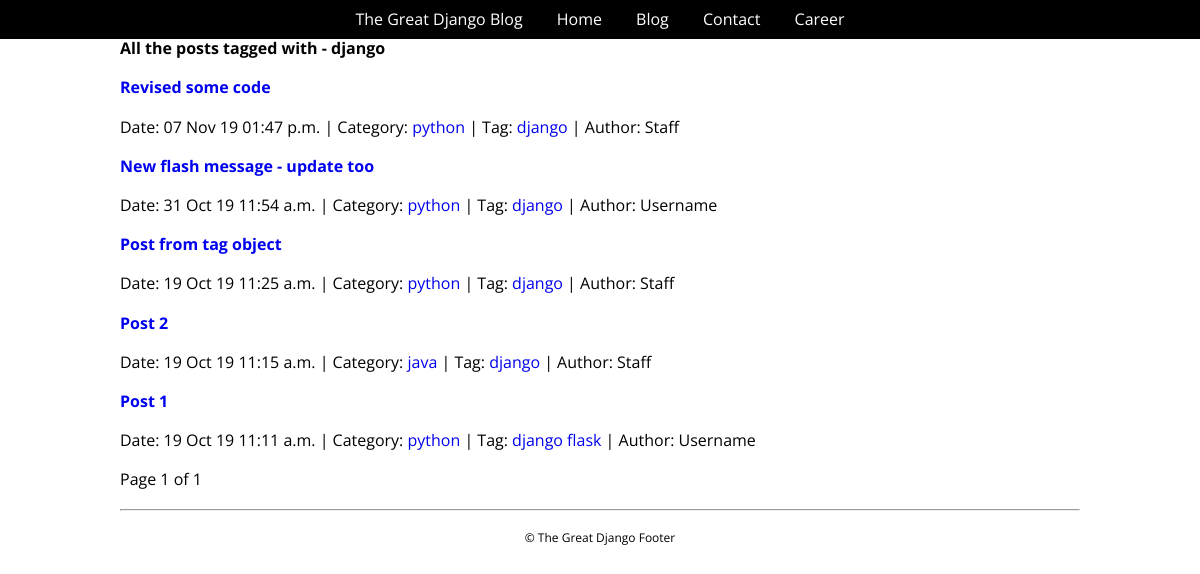
The page /tag/django/ on the database its author committed.
### myapp/models.py (models this page shows, shortened)
class Tag(models.Model):
	name = models.CharField(max_length=100, unique=True)
	slug = models.SlugField(max_length=100, unique=True)
	author = models.ForeignKey(Author)
	def __str__(self):
		return self.name
	def get_absolute_url(self):
		return reverse('post_by_tag', args=[self.slug])

class Post(models.Model):
	title = models.CharField(max_length=200)
	slug = models.SlugField(unique=True,
							help_text='Slug will be generated automatically \
									   from the title of the post')
	content = RichTextUploadingField()
	pub_date = models.DateTimeField(auto_now_add=True)
	author = models.ForeignKey(Author)
	category = models.ForeignKey(Category)
	tags = models.ManyToManyField(Tag)
	def get_absolute_url(self):
		return reverse('post_detail', args=[self.id, self.slug])

class Category(models.Model):
	name = models.CharField(max_length=100, unique=True)
	slug = models.SlugField(max_length=100, unique=True)
	author = models.ForeignKey(Author)
	def __str__(self):
		return self.name
	def get_absolute_url(self):
		return reverse('post_by_category', args=[self.slug])
	class Meta:
		verbose_name_plural = 'Categories'

class Author(models.Model):
	user = models.OneToOneField(User, null=True, blank=True)
	activation_key = models.CharField(max_length=255, default=1)
	email_validated = models.BooleanField(default=False)

### myapp/views.py (the view)
# urls.py: url(r'^tag/(?P<tag_slug>[\w-]+)/$', views.post_by_tag, name='post_by_tag'),
def post_by_tag(request, tag_slug):
	tag = get_object_or_404(Tag, slug=tag_slug)
	posts = get_list_or_404(Post.objects.order_by('-id'), tags=tag)
	posts = helpers.pg_records(request, posts, 5)
	context = {
		'tag': tag,
		'posts': posts
	}
	return render(request, 'myapp/post_by_tag.html', context)

### myproject/helpers.py (called while the page is built)
def pg_records(request, list, num):
    paginator = Paginator(list, num)
    page = request.GET.get('page')
    try:
        page_object = paginator.page(page)
    except PageNotAnInteger:
        page_object = paginator.page(1)
    except EmptyPage:
        page_object = paginator.page(paginator.num_pages)
    return page_object

### myapp/templates/myapp/post_by_tag.html (shortened to what this page needs)
{% extends "myapp/base.html"  %}
{% block content %}
    <div class="content">
        <div class="section-inner clearfix">
            <h4>All the posts tagged with - {{ tag.name }}</h4>
            {% for post in posts %}
                <h3>
                    <a href="{{ post.get_absolute_url }}">{{ post.title|capfirst }}</a>
                </h3>
                <p class="post-info">
                    {% include 'myapp/post_info.html' %}
                </p>
            {% empty %}
                <p>There are not posts tagged with {{ tag }}</p>
            {% endfor %}
        </div>
    </div>
    <div class="pagination">
        <div class="section-inner clearfix">
            <p>
                <span>Page {{ posts.number }} of {{ posts.paginator.num_pages }}</span>
            </p>
        </div>
    </div>
{% endblock %}

### myapp/templates/myapp/post_info.html
<span>Date: {{ post.pub_date|date:"d M y h:i a" }} </span> |
<span>Category: <a href="{{ post.category.get_absolute_url }}">{{ post.category }}</a> </span> |
<span>Tag:
    {% for tag in post.tags.all %}
    	<a href="{{ tag.get_absolute_url }}">{{ tag }}</a>
    {% empty %}
    	None
    {% endfor %}
</span> |
<span>Author: {{ post.author.user.username|capfirst }}</span>

### myapp/static/myapp/css/style.css (style rules this page uses)
body { font-family: "Open Sans",'MS Sans Serif', sans-serif, Verdana, Arial; }
.section-inner { max-width: 960px; padding: 0 15px; margin: 0 auto; }
h3 { margin: 20px 0px; }
p { margin: 20px 0px; }
.content a { text-decoration: none; }

### rows shown on the page
Tag: name "django"
Post: title "Revised some code", pub_date "07 Nov 19 01:47 p.m.", category "python", author.user.username "Staff"
Post: title "New flash message - update too", pub_date "31 Oct 19 11:54 a.m.", category "python", author.user.username "Username"
Post: title "Post from tag object", pub_date "19 Oct 19 11:25 a.m.", category "python", author.user.username "Staff"
Post: title "Post 2", pub_date "19 Oct 19 11:15 a.m.", category "java", author.user.username "Staff"
Post: title "Post 1", pub_date "19 Oct 19 11:11 a.m.", category "python", author.user.username "Username"
Tag: name "flask"

### other values the page prints
{{ posts.number }} "1"
{{ posts.paginator.num_pages }} "1"
